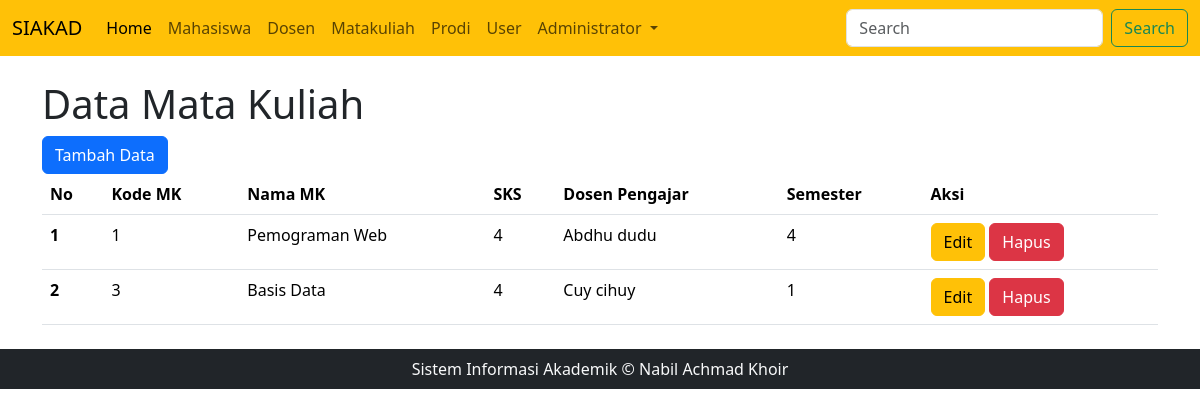
Screenshot of /index.php?page=matkul (signed in) with the database file from the repository.
### tables this page shows
CREATE TABLE `mata_kuliah` (
  `kode_mk` varchar(32) NOT NULL,
  `nama_mk` varchar(120) NOT NULL,
  `sks` int(11) NOT NULL,
  `dosen_nip` varchar(28) DEFAULT NULL,
  `semester` int(11) NOT NULL
);

CREATE TABLE `dosen` (
  `nip` varchar(28) NOT NULL,
  `nama_dosen` varchar(100) NOT NULL,
  `prodi_id` int(11) DEFAULT NULL,
  `foto` varchar(255) NOT NULL
);

### mata_kuliah.php (the view, shortened to what this page needs)
<?php
require 'koneksi.php';
$aksi = isset($_GET['aksi']) ? $_GET['aksi'] : 'read';
switch ($aksi) {
    case "read":
?>
        <h1>Data Mata Kuliah</h1>
        <a href="index.php?page=matkul&aksi=create" class="btn btn-primary">Tambah Data</a>
        <table class="table" id="dataTable">
            <thead>
                <tr>
                    <th scope="col">No</th>
                    <th scope="col">Kode MK</th>
                    <th scope="col">Nama MK</th>
                    <th scope="col">SKS</th>
                    <th scope="col">Dosen Pengajar</th>
                    <th scope="col">Semester</th>
                    <th scope="col">Aksi</th>
                </tr>
            </thead>
            <tbody>
                <?php
                $query = mysqli_query($db, "SELECT mata_kuliah.*, dosen.nama_dosen FROM mata_kuliah LEFT JOIN dosen ON mata_kuliah.dosen_nip = dosen.nip");
                $nomor = 1;
                while ($data = mysqli_fetch_array($query)) {
                ?>
                    <tr>
                        <th scope="row"><?= $nomor++ ?></th>
                        <td><?= $data['kode_mk'] ?></td>
                        <td><?= $data['nama_mk'] ?></td>
                        <td><?= $data['sks'] ?></td>
                        <td><?= $data['nama_dosen'] ?></td>
                        <td><?= $data['semester'] ?></td>
                        <td>
                            <a href="index.php?page=matkul&aksi=update&kode=<?= $data['kode_mk'] ?>" class="btn btn-warning">Edit</a>
                            <?php if ($_SESSION['level'] == 'admin') { ?>
                                <a href="proses_matakuliah.php?proses=hapus&kode=<?= $data['kode_mk'] ?>" onclick="return confirm('Apakah anda yakin menghapus data ini ?')" class="btn btn-danger">Hapus</a>
                            <?php } ?>
                        </td>
                    </tr>
                <?php } ?>
            </tbody>
        </table>
    <?php
        break;
    ?>
<?php
}
?>

### rows the page displays
mata_kuliah: kode_mk "1", nama_mk "Pemograman Web", sks "4", dosen_nip.nama_dosen "Abdhu dudu", semester "4"
mata_kuliah: kode_mk "3", nama_mk "Basis Data", sks "4", dosen_nip.nama_dosen "Cuy cihuy", semester "1"

### other values shown
$_SESSION['nama'] "Administrator"
